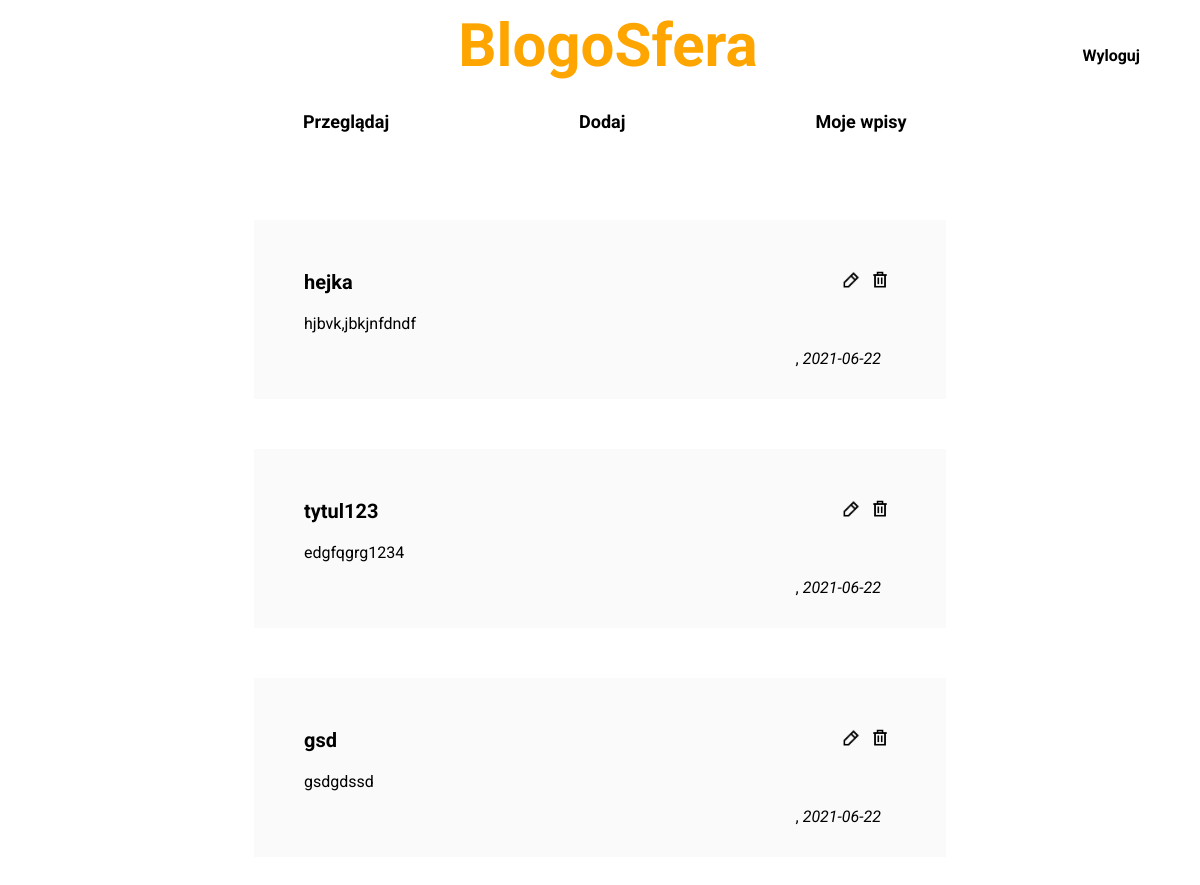
Page /mypage (signed in) on the committed database.
### models.py (models this page shows, shortened)
class BlogSfera(dataBase.Model):
    __tablename__ = "wpis"
    id = dataBase.Column(dataBase.Integer, primary_key=True)
    tytul = dataBase.Column(dataBase.String, nullable=False)
    data = dataBase.Column(dataBase.Date, nullable=False)
    tresc = dataBase.Column(dataBase.String, nullable=False)
    user_id = dataBase.Column(dataBase.Integer, ForeignKey('user.id'), nullable=False)  # związek między wpisem a user

### app.py (the view)
@app.route('/mypage')
def my():
    if not session.get('logged_in'):
        return redirect(url_for('login'))
    user = session['user_id']
    data = BlogSfera.query.filter_by(user_id=user).all()
    return render_template('mypage.html', data=data)

### templates/mypage.html (shortened to what this page needs)
<!DOCTYPE html>
<html lang="pl">
<head>
    <link rel="stylesheet" href="/static/css/styles.css">
</head>
  <body>
        <div class="menu">
            <div class="login-wrapper">
                <a class="logout" href="{{url_for('logout')}}">Wyloguj</a>
            </div>
            <h1 id="menuLabel"><a href="/">BlogoSfera</a></h1>
            <div class="navbar">
                <a href="/all">Przeglądaj</a>
                <a href="{{url_for('add')}}">Dodaj</a>
                <a href="/mypage">Moje wpisy</a>
            </div>
        </div>
      <div class="main">
          {% if data %}
                {% for wpis in data %}
                     <div class="post">
                        <div>
                            <div class="icon-wrapper">
                                <a href="/modify/{{wpis.id}}"><img src="/static/images/edit.png" alt="Edit icon" class = "icon"> </a>
                                <a href="/delete/{{wpis.id}}" onclick="return confirm('Czy na pewno chcesz usunąć post {{ wpis.tytul }}?')"><img src="/static/images/delete.png" alt="Delete icon" class = "icon"> </a>
                            </div>
                            <h3 id="title">{{wpis.tytul}}</h3>
                        </div>
                        <p>
                            {{ wpis.tresc }}
                        </p>
                        <div class="signature-wrapper">
                            <h4 id="signature">{{ wpis.login }}, <i>{{ wpis.data }}</i></h4>
                        </div>
                    </div>
                {% endfor %}
            {% else %}
            <div class="post">
                <h2> Brak notatek </h2>
              </div>
            {% endif %}
      </div>
  </body>

### static/css/styles.css (style rules this page uses)
* { font-family: 'Roboto', sans-serif; }
a, a:hover, a:visited, a:active { color: inherit; text-decoration: none; }
#menuLabel { color: orange; font-size: 60px; top: 0; text-align: center; margin-bottom: 15px; margin-top: 10px; }
.menu { overflow: hidden; display: block; width:100%; top: 0; margin:0 auto; position: fixed; background: white; padding-bottom: 10px; }
.navbar { font-weight: bold; width:800px; margin:0 auto; }
.navbar a { font-size: 18px; float: left; display: block; background: white; text-align: center; padding: 15px 55px 15px 55px; text-decoration: none; border-radius: 25px; transition: background-color 0.8; margin-left: 5%; margin-right: 5%; }
.main { overflow: auto; margin-top: 170px; }
.post { width: 50%; margin:0 auto; background-color: #fafafa; padding: 50px 50px 50px 50px; margin-top: 50px; margin-bottom: 50px; }
#title { font-size: 20px; margin-top:0px; }
.icon { width: 20px; height: 20px; margin-left: 5px; }
.icon-wrapper { overflow: hidden; width:60px; float: right; }
.signature-wrapper { padding: 0px 15px 0px 15px; overflow: hidden; float: right; }
#signature { margin-top: 0px; font-weight:normal; font-size: 16px; }
.logout { margin-left: 15px; font-weight: bold; }
.login-wrapper { position:fixed; right: 5%; top: 5%; }

### rows in the picture
BlogSfera: tytul "hejka", tresc "hjbvk,jbkjnfdndf", data "2021-06-22"
BlogSfera: tytul "tytul123", tresc "edgfqgrg1234", data "2021-06-22"
BlogSfera: tytul "gsd", tresc "gsdgdssd", data "2021-06-22"
